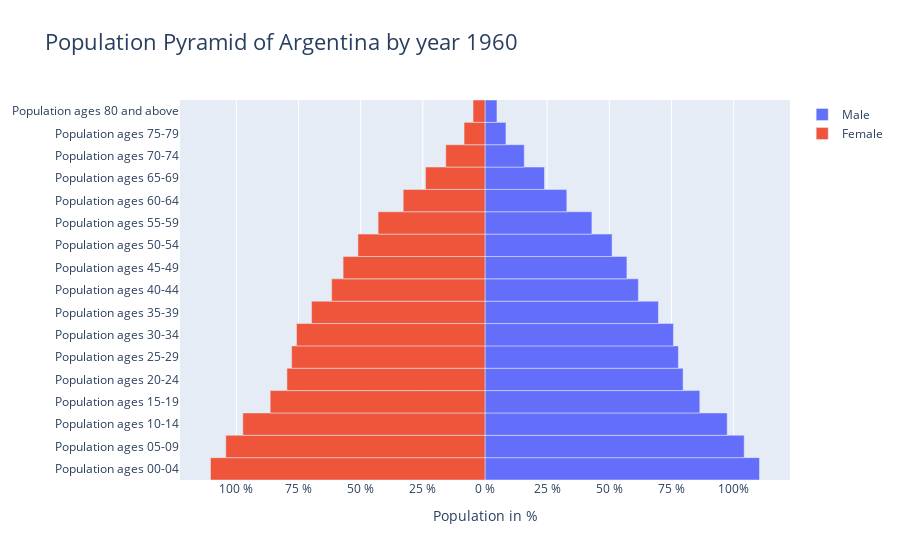

The notebook cell this image was saved under:
### Code cell
año= input('ingrese el año que desea analizar (1960-2020):')

añof=poblacion_femenina[año].to_frame()
añof.rename(columns={año:'Femenino'}, inplace=True)
añom=poblacion_masculina[año].to_frame()
añom.rename(columns={año:'Masculino'}, inplace=True)

datosxaño= pd.concat([añof,añom],axis=1)

#graficos

# Creating instance of the figure
fig = gp.Figure()
  
# Adding Male data to the figure
fig.add_trace(gp.Bar(y= datosxaño.index, x = datosxaño['Masculino'], 
                     name = 'Male', 
                     orientation = 'h'))
  
# Adding Female data to the figure
fig.add_trace(gp.Bar(y = datosxaño.index, x = datosxaño['Masculino']*-1,
                     name = 'Female', orientation = 'h'))
  
# Updating the layout for our graph
fig.update_layout(title = f'Population Pyramid of Argentina by year {año}',
                 title_font_size = 22, barmode = 'relative',
                 bargap = 0.0, bargroupgap = 0,
                 xaxis = dict(tickvals = [-10, -7.5, -5, -2.5, 
                                          0, 2.5, 5, 7.5, 10],
                                
                              ticktext = ['100 %', '75 %', '50 %', '25 %',
                                         '0 %', '25 %', '50 %', '75 %', '100%'],
                                
                              title = 'Population in %',
                              title_font_size = 14)
                 )

### Figure 1 — Plotly figure (JSON) as saved in the notebook; plotly's stock layout.template omitted (floating-point values rounded to 4 significant figures)
{"data": [{"name": "Male", "orientation": "h", "type": "bar", "x": [11.04, 10.42, 9.739, 8.639, 7.965, 7.778, 7.579, 6.974, 6.167, 5.706, 5.11, 4.299, 3.29, 2.391, 1.579, 0.8419, 0.4805], "y": ["Population ages 00-04", "Population ages 05-09", "Population ages 10-14", "Population ages 15-19", "Population ages 20-24", "Population ages 25-29", "Population ages 30-34", "Population ages 35-39", "Population ages 40-44", "Population ages 45-49", "Population ages 50-54", "Population ages 55-59", "Population ages 60-64", "Population ages 65-69", "Population ages 70-74", "Population ages 75-79", "Population ages 80 and above"]}, {"name": "Female", "orientation": "h", "type": "bar", "x": [-11.04, -10.42, -9.739, -8.639, -7.965, -7.778, -7.579, -6.974, -6.167, -5.706, -5.11, -4.299, -3.29, -2.391, -1.579, -0.8419, -0.4805], "y": ["Population ages 00-04", "Population ages 05-09", "Population ages 10-14", "Population ages 15-19", "Population ages 20-24", "Population ages 25-29", "Population ages 30-34", "Population ages 35-39", "Population ages 40-44", "Population ages 45-49", "Population ages 50-54", "Population ages 55-59", "Population ages 60-64", "Population ages 65-69", "Population ages 70-74", "Population ages 75-79", "Population ages 80 and above"]}], "layout": {"bargap": 0, "bargroupgap": 0, "barmode": "relative", "title": {"font": {"size": 22}, "text": "Population Pyramid of Argentina by year 1960"}, "xaxis": {"ticktext": ["100 %", "75 %", "50 %", "25 %", "0 %", "25 %", "50 %", "75 %", "100%"], "tickvals": [-10, -7.5, -5, -2.5, 0, 2.5, 5, 7.5, 10], "title": {"font": {"size": 14}, "text": "Population in %"}}}}
